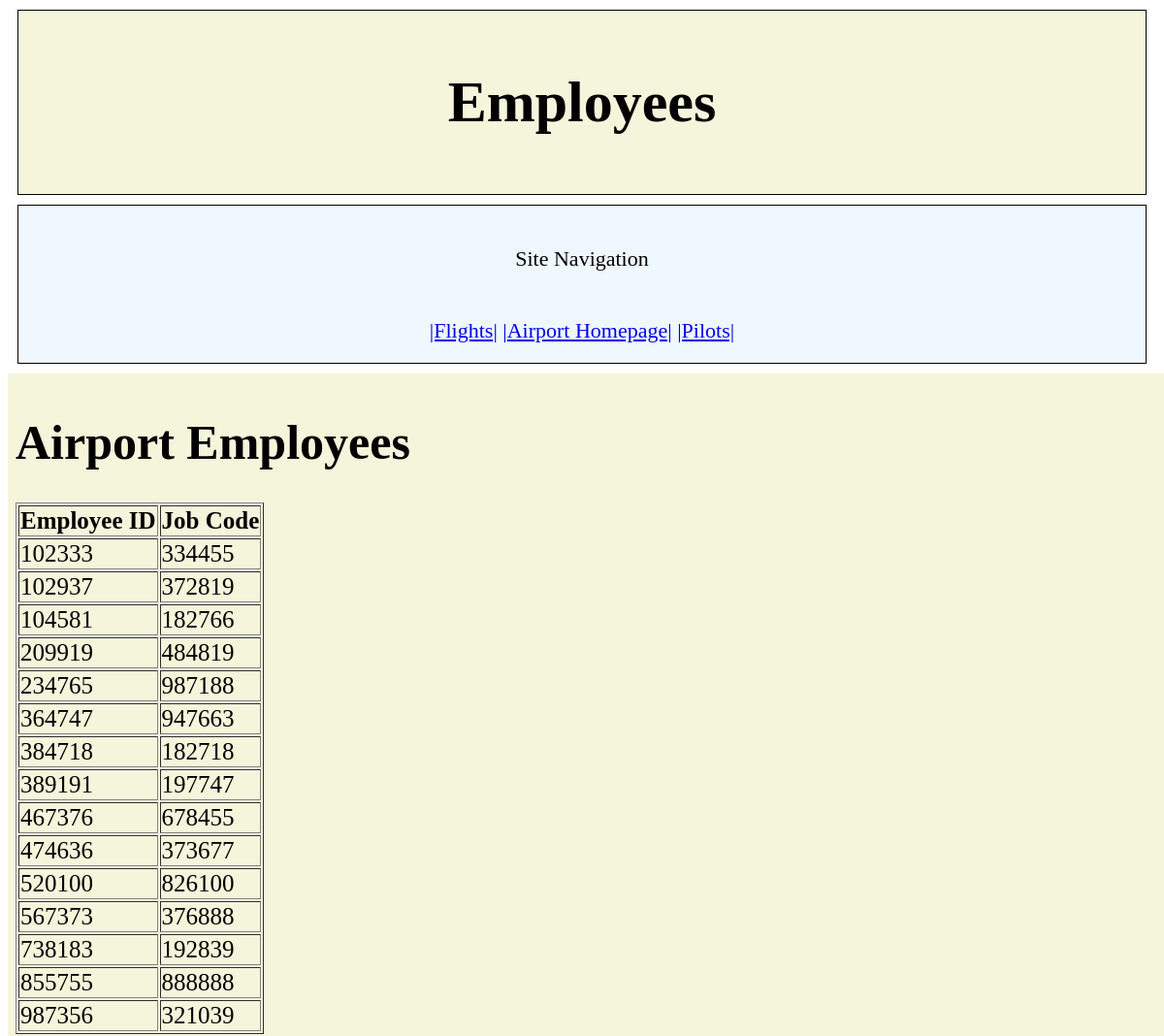
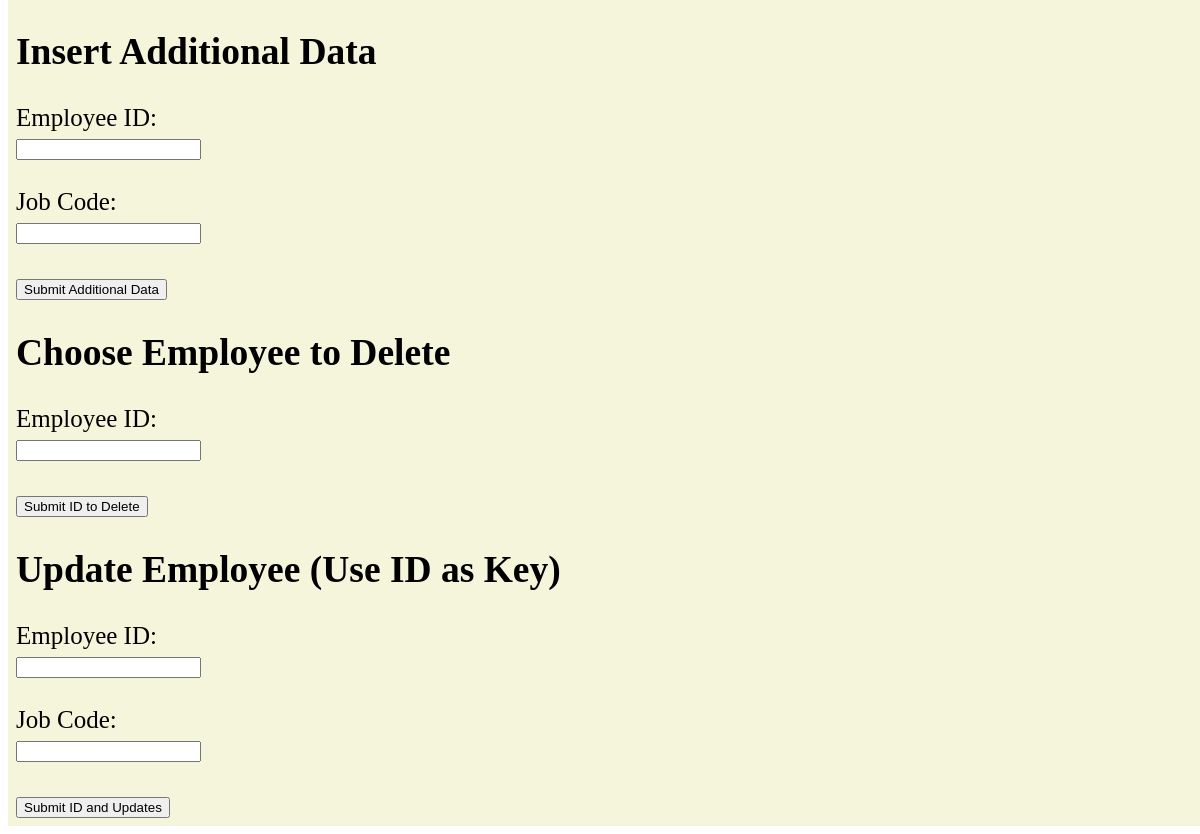
Page /employees.php on the committed database (2 pictures, top to bottom).
### tables this page shows
CREATE TABLE airportEmployee(
	Id INTEGER NOT NULL,
	jobCode INTEGER NOT NULL,
	PRIMARY KEY(Id)
	);

### employees.php (the view, shortened to what this page needs)
<?php
$conn = new mysqli("localhost", "student", "CompSci364", "airportDB");
$sql = "SELECT * FROM airportEmployee";
$result = $conn->query($sql);
?>
<!DOCTYPE html>
	<html>
	<head>
	</head>
	<body>
		<div class ="head">
			<h1>Employees</h1>
		</div>
		<div class ="links">
			<p>Site Navigation</p> <br>
			<a href="flights.php">|Flights|</a>
			<a href="homepage.html">|Airport Homepage|<a/>
			<a href="pilots.php">|Pilots|<a/>
		</div>
		<div class="table">
			<h1>Airport Employees</h1>
			<table border="1">
				<tr>
					<th>Employee ID</th>
					<th>Job Code</th>
				</tr>
				<?php
					while($row = $result->fetch_assoc()) {
						echo "<tr>";
						echo "<td>" . $row["Id"] . "</td>";
						echo "<td>" . $row["jobCode"] . "</td>";
						echo "</tr>";
					}
				?>
			</table>
			<h2>Insert Additional Data</h2>
			<form method="post" action="createEmployee.php">
				<label for="id">Employee ID:</label><br>
				<input type ="number" id="id" name="id"><br><br>
				<label for="salary">Job Code:</label><br>
				<input type ="number" id="jobCode" name="jobCode"><br><br>
				<button type="submit">Submit Additional Data</button>
			</form>
			<h2>Choose Employee to Delete</h2>
			<form method="post" action="deleteEmployee.php">
				<label for="id">Employee ID:</label><br>
				<input type ="number" id="id" name="id"><br><br>
				<button type="submit">Submit ID to Delete</button>
			</form>
			<h2>Update Employee (Use ID as Key)</h2>
			<form method="post" action="updateEmployee.php">
				<label for="id">Employee ID:</label><br>
				<input type ="number" id="id" name="id"><br><br>
				<label for="salary">Job Code:</label><br>
				<input type ="number" id="jobCode" name="jobCode"><br><br>
				<button type="submit">Submit ID and Updates</button>
			</form>
			</div>
	</body>
	</html>

### employees.php (style rules this page uses)
.head { border: 1px solid black; padding: 20px; margin: 10px; text-align: center; font-size: 30px; background-color: beige; }
.links { border: 1px solid black; padding: 20px; margin: 10px; text-align: center; font-size: 22px; background-color: #f0f8ff; }
.table { border-collapse: collapse; width: 100%; font-size: 25px; padding: 8px; background-color: beige; margin: 0 auto; flex: 1; margin-right: 10px; }

### rows in the picture
airportemployee: Id "102333", jobCode "334455"
airportemployee: Id "102937", jobCode "372819"
airportemployee: Id "104581", jobCode "182766"
airportemployee: Id "209919", jobCode "484819"
airportemployee: Id "234765", jobCode "987188"
airportemployee: Id "364747", jobCode "947663"
airportemployee: Id "384718", jobCode "182718"
airportemployee: Id "389191", jobCode "197747"
airportemployee: Id "467376", jobCode "678455"
airportemployee: Id "474636", jobCode "373677"
airportemployee: Id "520100", jobCode "826100"
airportemployee: Id "567373", jobCode "376888"
airportemployee: Id "738183", jobCode "192839"
airportemployee: Id "855755", jobCode "888888"
airportemployee: Id "987356", jobCode "321039"
